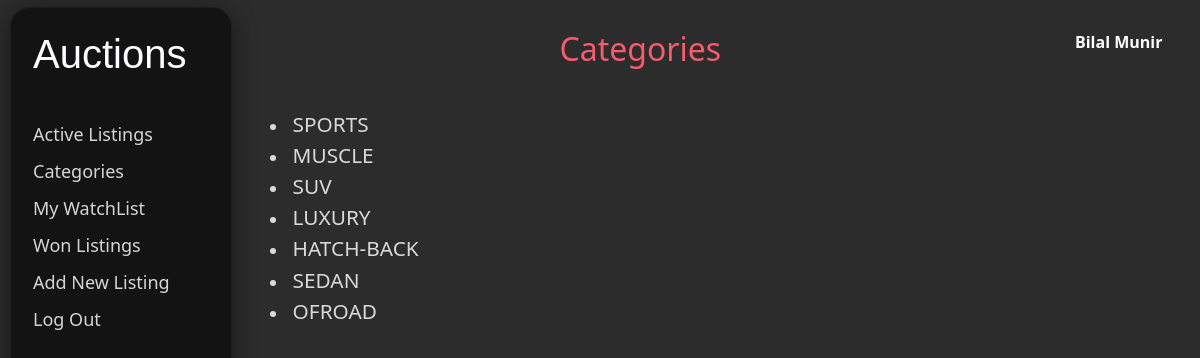
Page /categories (signed in) on the committed database.
### auctions/models.py (models this page shows, shortened)
class ActiveListing(models.Model):
    title = models.CharField(max_length=64, blank=False, default=None)
    discription = models.TextField(blank=False, default=None)
    url = models.URLField(default=None)
    startbid = models.IntegerField(default=0
                                   )
    category = models.CharField(max_length=64, blank=False, default=None)
    Listingowner = models.ForeignKey(
        User, on_delete=models.CASCADE, related_name="listings", default=None)
    maxbid = models.IntegerField(default=0
                                 )
    maxbidonwer = models.ForeignKey(
        User, on_delete=models.CASCADE, related_name="bidss", default=None)
    active = models.BooleanField(default=True)

class User(AbstractUser):
    pass

### auctions/views.py (the view)
# urls.py: path("categories", views.categories, name="categories"),
def categories(request):
    categories = []
    empty = False
    listings = ActiveListing.objects.all()
    for list in listings:
        c = list.category
        if c not in categories:
            categories.append(c)
    if not categories:
        empty = True
    return render(request, "auctions/categories.html", {
        "categories": categories,
        'empty': empty
    })

### auctions/templates/auctions/categories.html
{% extends "auctions/layout.html" %}
{% block body %}
    <h2>Categories</h2>
    <div id="cat" class="dlist">
   {% if empty%}
        <h4 class="mxbid" >Nothing To Show Here !</h4>
    {%else%}
        {%for category in categories%}
    <li><a id="c" href="{% url 'displaycategories' category %}" class="mxbid">{{category}}</a></li>
    {%endfor%}
 {%endif%}
</div>
{% endblock %}

### auctions/templates/auctions/layout.html (shortened to what this page needs)
{% load static %}
<!DOCTYPE html>
<html lang="en">
    <head>
        <link rel="stylesheet" href="https://stackpath.bootstrapcdn.com/bootstrap/4.4.1/css/bootstrap.min.css">
        <link href="{% static 'auctions/styles.css' %}" rel="stylesheet">
    </head>
    <body>
        <div class="navbr">
        <h1>Auctions</h1>
                <a class="navitemlink" href="{% url 'index' %}">Active Listings</a>
            {% if user.is_authenticated %}
            <a class="navitemlink" href="{% url 'categories' %}">Categories</a>
            <a class="navitemlink" href="{% url 'watchlist' %}">My WatchList</a>
            <a class="navitemlink" href="{% url 'wonlisting' %}">Won Listings</a>
            <a class="navitemlink" href="{% url 'addlisting' %}">Add New Listing</a>
            <a class="navitemlink" href="{% url 'logout' %}">Log Out</a>
            {% else %}
                <a class="navitemlink" href="{% url 'login' %}">Log In</a>
                <a class="navitemlink" href="{% url 'register' %}">Register</a>
            {% endif %}
    </div>
        <div class="main">
        {% block body %}
        {% endblock %}
    </div>
    <div class="user">
        {% if user.is_authenticated %}
            <strong>{{ user.username }}</strong>
        {% endif %}
    </div>
    </body>
</html>

### auctions/static/auctions/styles.css (style rules this page uses)
body { padding: 10px; background: #2C2C2C; color: #FDFDFF; display: flex; flex-direction: row; font-family: 'Segoe UI'; flex-wrap: nowrap; }
.navbr { width: 17%; font-family: 'Segoe UI'; text-align: left; margin-top: -3px; background-color: #131313; padding: 22px; padding-right:55px ; border-radius: 20px; border: 1px solid #1E1E1E; box-shadow: 0px 4px 25px rgba(0, 0, 0, 0.45); min-width: 222px; margin-right: 20px; height: 100vh; display: flex; flex-direction: column; position: fixed }
.main { width:70%; margin-top: 20px; position:relative; margin-left: 22%; align-items: center; justify-content: center; }
.user { width: 10%; margin-top: 20px; position:relative; }
.navitemlink { margin-top: 10px; font-size: large; color: #fdfdffd4; }
h1 { color: #FDFDFF; margin-bottom: 23%; font-family: Verdana, Geneva, Tahoma, sans-serif; }
h2 { color: #F65B6E; margin-left: 36%; margin-bottom: 5%; }
.dlist { display: flex; flex-direction: row; flex-wrap: wrap; }
.mxbid { color: #F65B6E; }
#cat { display: flex; flex-direction: column; }
#c { color: #fdfdffd4; text-decoration: none; font-size: 1.3rem; margin-bottom: 4% }
li { color: #fdfdffd4; }

### rows in the picture
ActiveListing: categories "SPORTS"
ActiveListing: categories "MUSCLE"
ActiveListing: categories "SUV"
ActiveListing: categories "LUXURY"
ActiveListing: categories "HATCH-BACK"
ActiveListing: categories "SEDAN"
ActiveListing: categories "OFROAD"
User: username "Bilal Munir"
